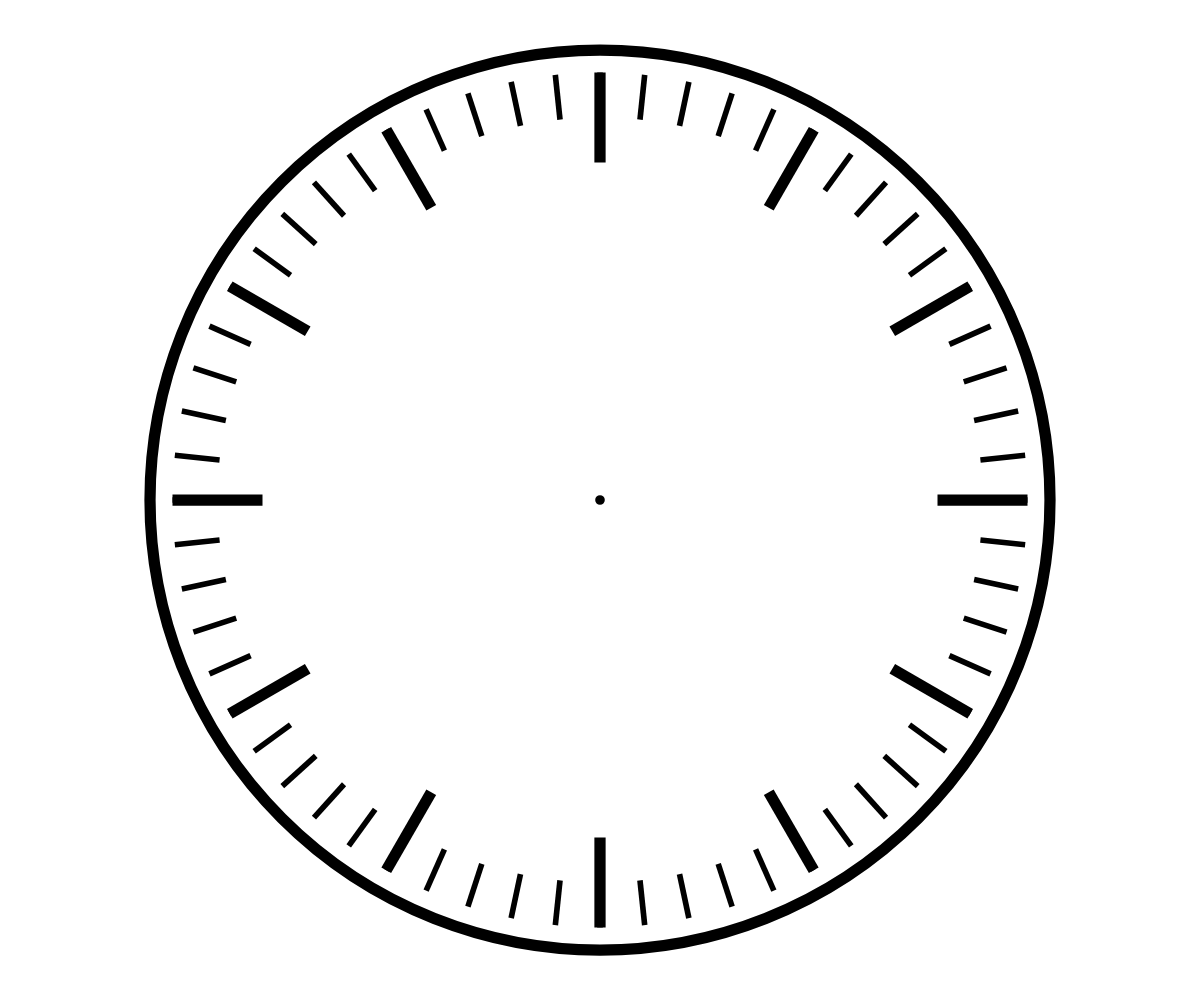
Frame 1 (no input)
Frame 60 (no input): identical to frame 1, image omitted
Frame 120 (the mouse pressed at the canvas centre since frame 60): identical to frame 1, image omitted

The p5.js sketch that drew this single still picture (run headless with seeded random() and noise() and a simulated clock; from frame 60 on, the mouse is pressed at the canvas centre):

// p5.js sketch
// ── sketch.js
let clockSize;

function setup() {
  createCanvas(windowWidth, windowHeight);
  if (width > height) {
    clockSize = height * 0.9;
  }
  else {
    clockSize = width * 0.9;
  }
  angleMode(DEGREES);
}

function draw() {
  background(255);

  push();

  translate(width/2, height/2);

  strokeWeight(clockSize/80);
  ellipse(0, 0, clockSize, clockSize);

  strokeWeight(clockSize/80);
  strokeCap(SQUARE);

  for (let i = 0; i < 12; i++) {
    line(0, -clockSize/2*0.95, 0, -clockSize/2*0.75);
    rotate(360/12);
  }
  strokeWeight(clockSize/160);
  for (let i = 0; i < 60; i++) {
    line(0, -clockSize/2*0.95, 0, -clockSize/2*0.85);
    rotate(360/60);
  }

  fill(0);
  ellipse(0,0,4,4);

  pop();

  // fill(255);
  // ellipse(0, 0, 400, 400);
  //
  // fill(0);
  // ellipse(0, 0, 3, 3);
}
